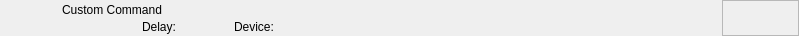
<?xml version="1.0" encoding="UTF-8"?>
<ui version="4.0">
 <class>RundownCustomCommandWidget</class>
 <widget class="QWidget" name="RundownCustomCommandWidget">
  <property name="geometry">
   <rect>
    <x>0</x>
    <y>0</y>
    <width>799</width>
    <height>36</height>
   </rect>
  </property>
  <layout class="QHBoxLayout" name="horizontalLayout">
   <property name="spacing">
    <number>0</number>
   </property>
   <property name="margin">
    <number>0</number>
   </property>
   <item>
    <widget class="QFrame" name="frameItem">
     <property name="sizePolicy">
      <sizepolicy hsizetype="Preferred" vsizetype="Fixed">
       <horstretch>0</horstretch>
       <verstretch>0</verstretch>
      </sizepolicy>
     </property>
     <property name="minimumSize">
      <size>
       <width>0</width>
       <height>36</height>
      </size>
     </property>
     <widget class="QLabel" name="labelIcon">
      <property name="geometry">
       <rect>
        <x>22</x>
        <y>2</y>
        <width>32</width>
        <height>32</height>
       </rect>
      </property>
      <property name="text">
       <string/>
      </property>
      <property name="scaledContents">
       <bool>true</bool>
      </property>
     </widget>
     <widget class="QLabel" name="labelLabel">
      <property name="geometry">
       <rect>
        <x>62</x>
        <y>2</y>
        <width>561</width>
        <height>16</height>
       </rect>
      </property>
      <property name="text">
       <string>Custom Command</string>
      </property>
     </widget>
     <widget class="QLabel" name="labelColor">
      <property name="geometry">
       <rect>
        <x>0</x>
        <y>0</y>
        <width>18</width>
        <height>36</height>
       </rect>
      </property>
      <property name="text">
       <string/>
      </property>
     </widget>
     <widget class="QLabel" name="labelGroupColor">
      <property name="geometry">
       <rect>
        <x>0</x>
        <y>0</y>
        <width>6</width>
        <height>36</height>
       </rect>
      </property>
      <property name="text">
       <string/>
      </property>
     </widget>
     <widget class="QLabel" name="labelDevice">
      <property name="geometry">
       <rect>
        <x>234</x>
        <y>19</y>
        <width>260</width>
        <height>16</height>
       </rect>
      </property>
      <property name="text">
       <string>Device:</string>
      </property>
     </widget>
     <widget class="QLabel" name="labelDelay">
      <property name="geometry">
       <rect>
        <x>142</x>
        <y>19</y>
        <width>83</width>
        <height>16</height>
       </rect>
      </property>
      <property name="text">
       <string>Delay:</string>
      </property>
     </widget>
    </widget>
   </item>
   <item>
    <widget class="QFrame" name="frameStatus">
     <property name="minimumSize">
      <size>
       <width>77</width>
       <height>0</height>
      </size>
     </property>
     <property name="maximumSize">
      <size>
       <width>77</width>
       <height>16777215</height>
      </size>
     </property>
     <property name="frameShape">
      <enum>QFrame::StyledPanel</enum>
     </property>
     <property name="frameShadow">
      <enum>QFrame::Raised</enum>
     </property>
     <widget class="QLabel" name="labelGpiConnected">
      <property name="geometry">
       <rect>
        <x>1</x>
        <y>2</y>
        <width>32</width>
        <height>32</height>
       </rect>
      </property>
      <property name="minimumSize">
       <size>
        <width>32</width>
        <height>32</height>
       </size>
      </property>
      <property name="maximumSize">
       <size>
        <width>32</width>
        <height>32</height>
       </size>
      </property>
      <property name="lineWidth">
       <number>0</number>
      </property>
      <property name="text">
       <string/>
      </property>
      <property name="pixmap">
       <pixmap resource="../Resource.qrc">:/Graphics/Images/GpiConnected.png</pixmap>
      </property>
      <property name="scaledContents">
       <bool>true</bool>
      </property>
     </widget>
     <widget class="QLabel" name="labelDisconnected">
      <property name="geometry">
       <rect>
        <x>32</x>
        <y>2</y>
        <width>32</width>
        <height>32</height>
       </rect>
      </property>
      <property name="minimumSize">
       <size>
        <width>32</width>
        <height>32</height>
       </size>
      </property>
      <property name="maximumSize">
       <size>
        <width>32</width>
        <height>32</height>
       </size>
      </property>
      <property name="text">
       <string/>
      </property>
      <property name="pixmap">
       <pixmap resource="../Resource.qrc">:/Graphics/Images/Disconnected.png</pixmap>
      </property>
      <property name="scaledContents">
       <bool>true</bool>
      </property>
     </widget>
     <widget class="QLabel" name="labelActiveColor">
      <property name="geometry">
       <rect>
        <x>69</x>
        <y>0</y>
        <width>8</width>
        <height>36</height>
       </rect>
      </property>
      <property name="minimumSize">
       <size>
        <width>8</width>
        <height>36</height>
       </size>
      </property>
      <property name="maximumSize">
       <size>
        <width>8</width>
        <height>36</height>
       </size>
      </property>
      <property name="text">
       <string/>
      </property>
     </widget>
    </widget>
   </item>
  </layout>
 </widget>
 <resources>
  <include location="../Resource.qrc"/>
 </resources>
 <connections/>
 <slots>
  <slot>addToCombo()</slot>
 </slots>
</ui>
